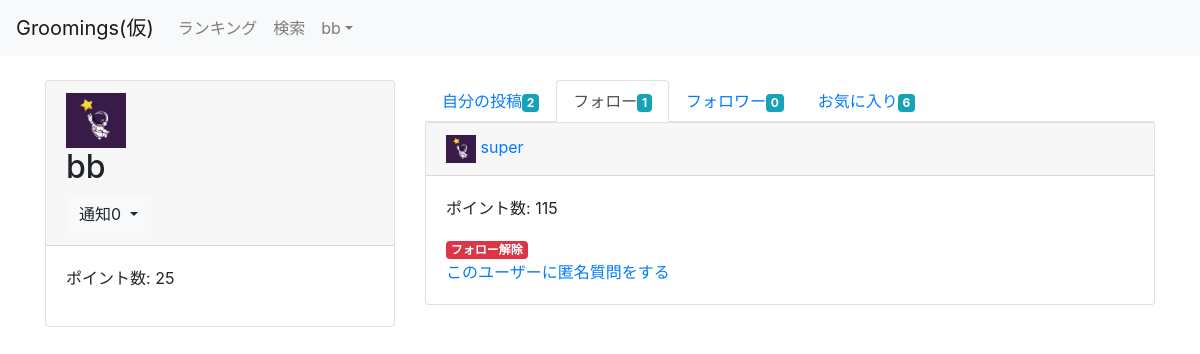
The page /followee/3/ (signed in) on the database as committed earlier.
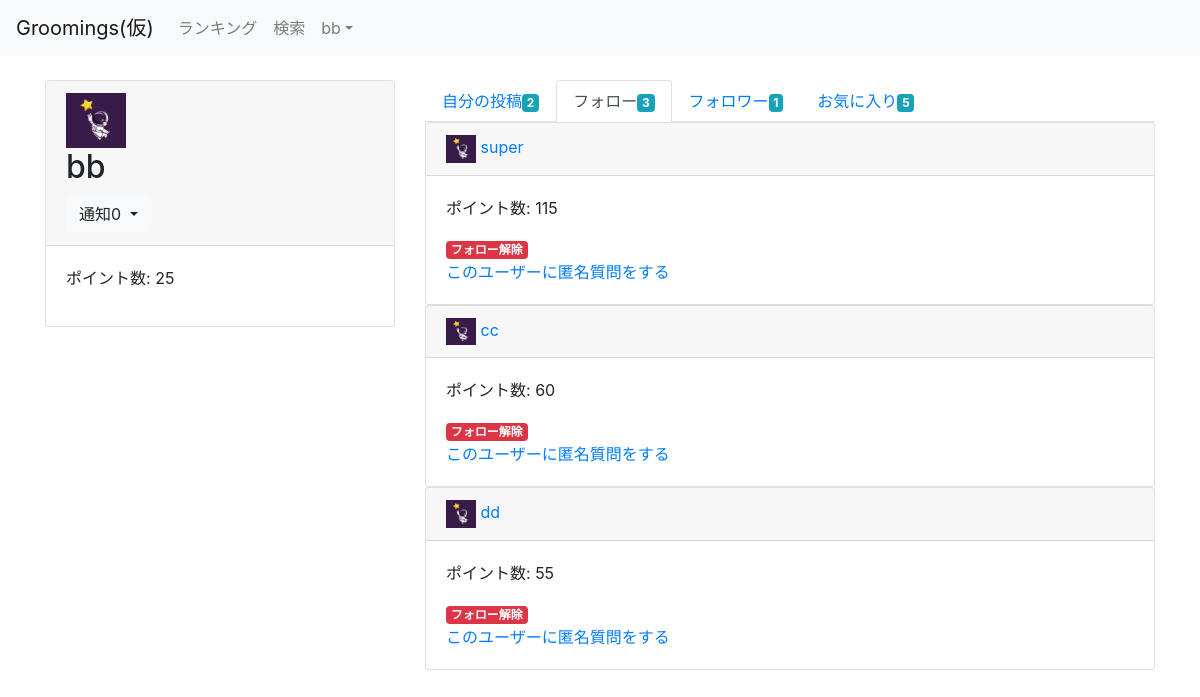
The same page on the database as committed later.
### groomings/models.py (models this page shows, shortened)
class User(AbstractBaseUser, PermissionsMixin):
    username = models.CharField(max_length=150)
    email = models.EmailField(max_length=255, unique=True)
    image = models.FileField(upload_to='user_image/', null=True, blank=True)
    point = models.IntegerField(default=50, validators=[MinValueValidator(0)])
    follow = models.ManyToManyField(
        'self', blank=True, symmetrical=False, related_name="follower"
    )
    is_active = models.BooleanField(default=True)
    is_staff = models.BooleanField(default=False) # 管理画面にログインできるかどうか
    USERNAME_FIELD = 'email' # このテーブルのレコードを一意に識別
    REQUIRED_FIELDS = ['username'] # スーパーユーザー作成時に入力する(emailとパスワードは必須だからそれ以外で)
    objects = UserManager()
    class Meta:
        db_table = 'user'

### groomings/views.py (the view)
# urls.py: path(r'followee/<int:user_id>/', views.followee, name='followee'), # フォローしてるユーザー一覧ページ
@login_required
def followee(request, user_id):
    user = User.objects.get(pk=user_id)
    my_follows = request.user.follow.all() # ログインユーザーがフォローしてるユーザーたち
    followees = user.follow.all() # user_idのユーザーがフォローしてるユーザーたち
    notifys = Notify.objects.filter(user=request.user).order_by('-created_at')
    return render(request, 'groomings/follow.html', context={"page_owner": user, "my_follows": my_follows, "followees": followees, "notifys": notifys})

### groomings/templatetags/tag_event.py (called while the page is built)
@register.filter(name="count_follow")
def count_follow(user):
    return user.follow.all().count()

@register.filter(name="count_follower")
def count_follwer(user):
    return user.follower.all().count()

@register.filter(name="count_my_post")
def count_my_post(user):
    return user.user_post.all().count()

@register.filter(name="count_my_favo")
def count_my_favo(user):
    return user.user_favo_post.all().count()

@register.filter(name="count_unvisit")
def count_unvisit(notifys):
    return notifys.filter(is_visited=False).count()

### groomings/templates/groomings/follow.html
{% extends "groomings/_user.html" %}
{% load tag_event %}
{% block posts %}
  <ul class="nav nav-tabs">
    <li class="nav-item"><a href="{% url 'groomings:user' page_owner.id %}" class="nav-link">自分の投稿<span class="badge badge-info">{{ page_owner | count_my_post }}</span></a></li>
    <li class="nav-item"><a href="{% url 'groomings:followee' page_owner.id %}" class="nav-link active">フォロー<span class="badge badge-info">{{ page_owner | count_follow }}</span></a></li>
    <li class="nav-item"><a href="{% url 'groomings:follower' page_owner.id %}" class="nav-link">フォロワー<span class="badge badge-info">{{ page_owner | count_follower }}</span></a></li>
    <li class="nav-item"><a href="{% url 'groomings:user_favo' page_owner.id %}" class="nav-link">お気に入り<span class="badge badge-info">{{ page_owner | count_my_favo }}</span></a></li>
  </ul>
  {% for followee in followees %}
    <div class="card">
      <div class="card-header">
        {% if followee.image %}
          <img src="{{ followee.image.url }}" alt="" width="30px">
        {% else %}
          <img src="/media/static/default.png" alt="" width="30px">
        {% endif %}
        <a href="{% url 'groomings:user' followee.id  %}">{{ followee.username }}</a>
      </div>
      <div class="card-body">
        <p>ポイント数: {{ followee.point }}</p>
        {% if followee != request.user %}
          {% if followee in my_follows %}
            <a href="{% url 'groomings:unfollow' followee.id %}" class="badge bg-danger">フォロー解除</a>
          {% else %}
            <a href="{% url 'groomings:follow' followee.id %}" class="badge bg-info">フォローする</a>
          {% endif %}
          <br><a href="#">このユーザーに匿名質問をする</a>
        {% endif %}
      </div>
    </div>
  {% endfor %}
{% endblock %}

### groomings/templates/groomings/_user.html (shortened to what this page needs)
{% extends "groomings/base.html" %}
{% load tag_event %}
{% block content %}
  <div class="row">
    <div class="col-md-4">
      <div class="card">
        <div class="card-header">
          {% if page_owner.image %}
            <img src="{{ page_owner.image.url }}" alt="" width="60px">
          {% else %}
            <img src="/media/static/default.png" alt="" width="60px">
          {% endif %}
          <h2>{{ page_owner.username }}</h2>
          {% if page_owner == request.user %}
            <div class="dropdown notify">
              <button type="button" class="btn btn-light dropdown-toggle" data-toggle="dropdown">
                  通知{{ notifys | count_unvisit }}
              </button>
            </div>
          {% endif %}
        </div>
        <div class="card-body">
          <p>ポイント数: {{ page_owner.point }}</p>
        </div>
      </div>
    </div>
    <div class="col-md-8">
      {% block posts %}{% endblock %}
    </div>
  </div>
{% endblock %}

### groomings/templates/groomings/base.html (shortened to what this page needs)
{% load static %}<!DOCTYPE html>
<html lang="ja">
    <head>
        <link rel="stylesheet" type="text/css" href="{% static 'base.css' %}">
        <link rel="stylesheet" href="https://stackpath.bootstrapcdn.com/bootstrap/4.5.0/css/bootstrap.min.css">
    </head>
    <body>
        <header class="mb-4">
            <nav class="navbar navbar-expand-sm navbar-light bg-light">
                <a href="{% url 'groomings:top' %}" class="navbar-brand">Groomings(仮)</a>
                <div class="collapse navbar-collapse" id="nav-bar">
                    <ul class="navbar-nav">
                        <li class="nav-item"><a href="{% url 'groomings:ranking' %}" class="nav-link">ランキング</a></li>
                        <li class="nav-item"><a href="{% url 'groomings:search' %}" class="nav-link">検索</a></li>
                        <li class="nav-item dropdown">
                            {% if request.user.is_authenticated %}
                            <a href="#" class="nav-link dropdown-toggle" data-toggle="dropdown">{{ request.user.username }}</a>
                            {% else %}
                            <a href="#" class="nav-link dropdown-toggle" data-toggle="dropdown">会員機能</a>
                            <div class="dropdown-menu">
                                <a class="dropdown-item" href="{% url 'groomings:login' %}">ログイン</a>
                                <a class="dropdown-item" href="{% url 'groomings:signup' %}">新規登録</a>
                            </div>
                            {% endif %}
                        </li>
                    </ul>
                </div>
            </nav>
        </header>
        <div class="container">
            {% block content %}{% endblock %}
        </div>
    </body>
</html>

Rows that differ between the two databases and show on the page:
changed User "bb": id "1" → "3"; id "0" → "1"; id "6" → "5"
now on this page (row unchanged): User: username "cc", point "60", shows "フォロー解除", shows "このユーザーに匿名質問をする"
now on this page (row edited): User: username "dd", point "55", shows "フォロー解除", shows "このユーザーに匿名質問をする"
